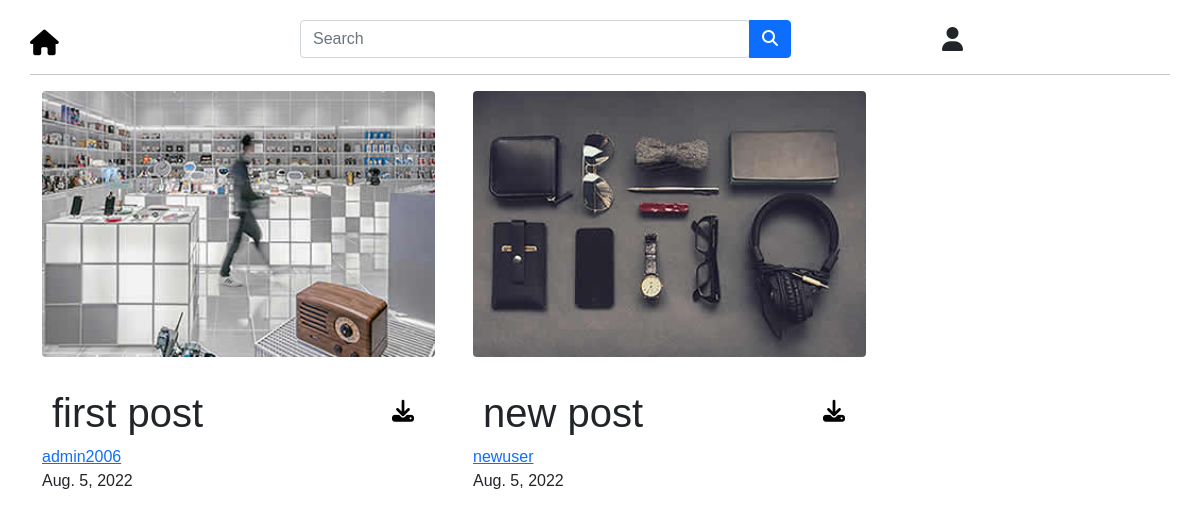
Before: / with the older database file.
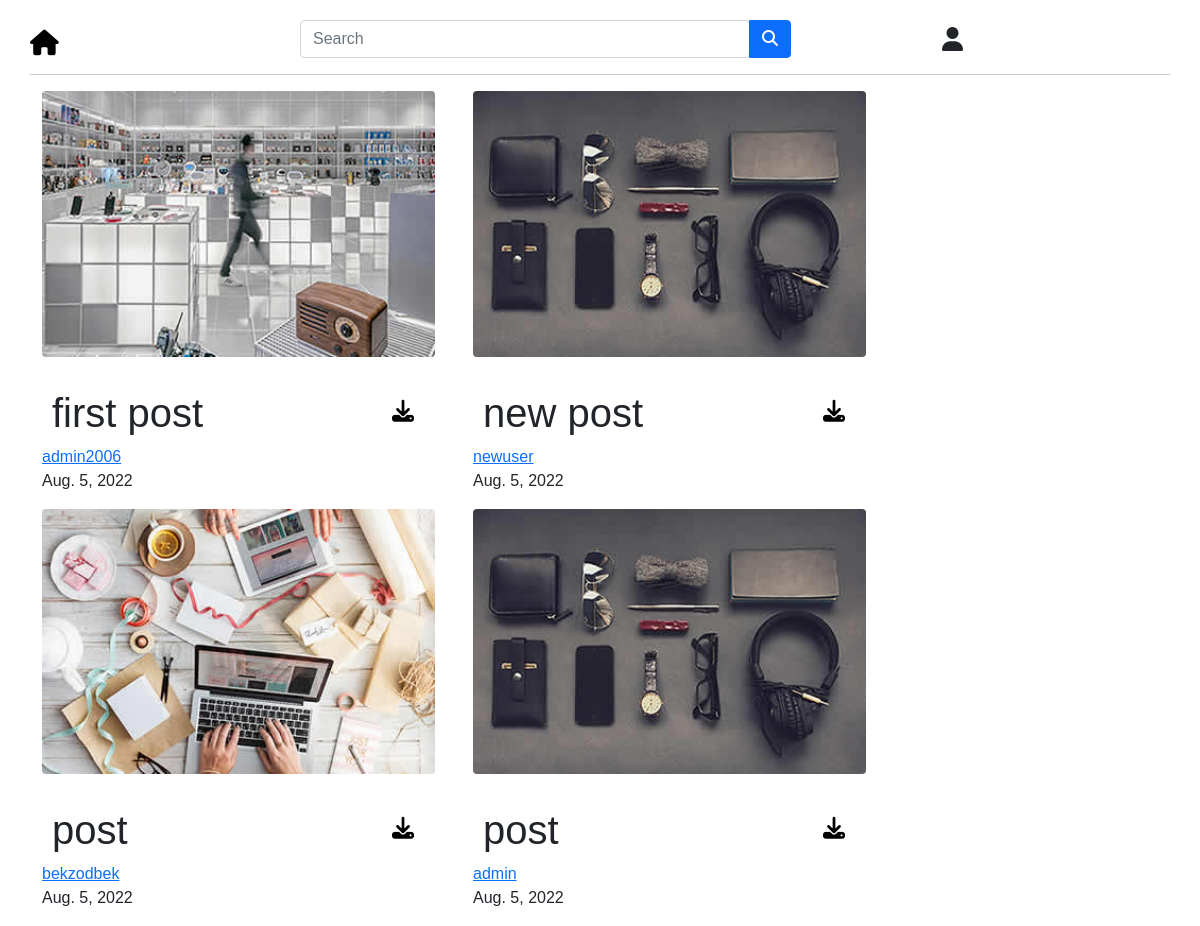
After: the same page with the newer database file.
### search/models.py (models this page shows, shortened)
class Post(models.Model):
    author = models.ForeignKey(MyUser, on_delete=models.CASCADE)
    img = models.ImageField()
    img_title = models.CharField(max_length=150)
    creat_time = models.DateField(default=datetime.now)
    likes = models.IntegerField(default=0)

class MyUser(AbstractUser):
    is_organiser = models.BooleanField(default=False)
    is_agent = models.BooleanField(default=False)
    profile_pic = models.ImageField(null=True, blank=True)
    bio = models.CharField(max_length=70, null=True, blank=True)
    class Meta:
        verbose_name = 'My User'
        verbose_name_plural = 'User'

### search/views.py (the view)
# urls.py: path('', home, name="home"),
def home(request):
    imges = Post.objects.all()
    context ={
        "imgpost": imges
        }
    return render(request, 'home.html',context)

### templates/home.html (shortened to what this page needs)
{% load static %}
<!DOCTYPE html>
<html lang="en">
<head>
  <link href="https://cdn.jsdelivr.net/npm/bootstrap@5.0.2/dist/css/bootstrap.min.css" rel="stylesheet"
>
  <link rel="stylesheet" href="https://cdnjs.cloudflare.com/ajax/libs/font-awesome/6.1.1/css/all.min.css">
  <link rel="stylesheet" href="{% static 'css/style.css' %}">
</head>
<body>
  {% include 'includes/nav.html' %}
  <hr class="container">
  {% block content %}
  <div class="vid container">
    {% for v in imgpost %}
    <div class="row" style="width: 455px;">
      <div class="col-lg-11 ">
        <img src="{{ v.img.url }}" class="w-100 shadow-1-strong rounded mb-4" alt="..." />
        <h1 class="mt-2">{{ v.img_title }}<a href="{{ v.img.url }}" download><i class="fa-solid fa-download"></i></a>
        </h1>
        <div class="flex">
          <a href="{% url 'app:public_profile' v.author.username %}">{{ v.author.username }}</a>
        <p>{{ v.creat_time }}</p>
        </div>
      </div>
    </div>
    {% endfor %}
  {% endblock content %}
</body>
</html>

### templates/includes/nav.html (shortened to what this page needs)
<nav class="container">
    <a href="{% url 'app:home' %}"><i class="fa-solid fa-house icon home"
            style="color: black; font-size: 1.6rem; margin-top:5px; margin-right: 10px;"></i></a>
    <form action="{% url 'app:results' %}" method="get">
        <div class="input-group">
            <div id="search-autocomplete" class="form-outline w-75">
                <input type="search" name="search" value="{{ value }}" id="input" class="form-control w-100"
                    placeholder="Search" />
            </div>
            <button type="submit" class="btn btn-primary">
                <i class="fas fa-search"></i>
            </button>
        </div>
    </form>
    <div class="dropdown">
        <i class="fa-solid fa-user fa-lg icon profile" data-bs-toggle="dropdown" aria-expanded="false"></i>
    </div>
</nav>

### static/css/style.css (style rules this page uses)
* { margin: 0; padding: 0; box-sizing: border-box; }
body { font-family: sans-serif; }
form { margin-top: 20px; margin-left: auto; margin-right: auto; width: 600px; }
form input { width: 550px; }
.vid { display: flex; flex-wrap: wrap; }
hr { width:100%; }
.container { position: relative !important; }
nav .icon { position: absolute; }
nav .home { top: 5px; left: 0px; }
nav .profile { top: -19px; left: 900px; font-size: 1.5rem; }
.vid h1 { position: relative; left: 10px; }
.vid h1 a { position: absolute; top: 10px; left: 340px; color: #000; font-size: 22px; }

Changed rows visible on the page:
added Post: img (picture), img_title "post", author.username "bekzodbek", creat_time "Aug. 5, 2022"
added Post: img (picture), img_title "post", author.username "admin", creat_time "Aug. 5, 2022"
